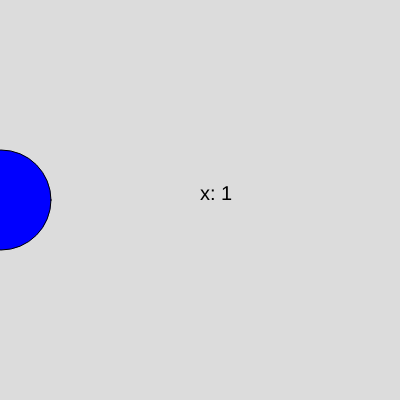
Frame 1 (no input)
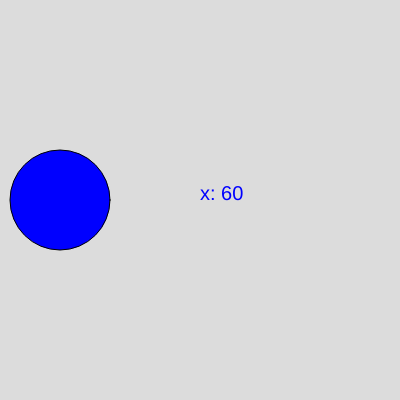
Frame 60 (no input)
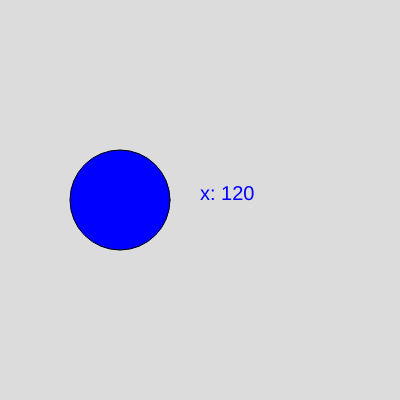
Frame 120 (the mouse pressed at the canvas centre since frame 60)

The p5.js sketch that drew these frames (run headless with seeded random() and noise() and a simulated clock; from frame 60 on, the mouse is pressed at the canvas centre):

// p5.js sketch
// ── sketch.js
var x=0, Dx = 1;
function setup() {
  createCanvas(400, 400);
}

function draw() {
  background(220);
  
  x= x + Dx
  textSize(20)
  text("x: "+x,200,200)
  
  if(x > 200){
    fill(255,0,0)
  }
 if(x < 200){
   fill(0,0,255)
 }
  circle (x,200,100)
}
